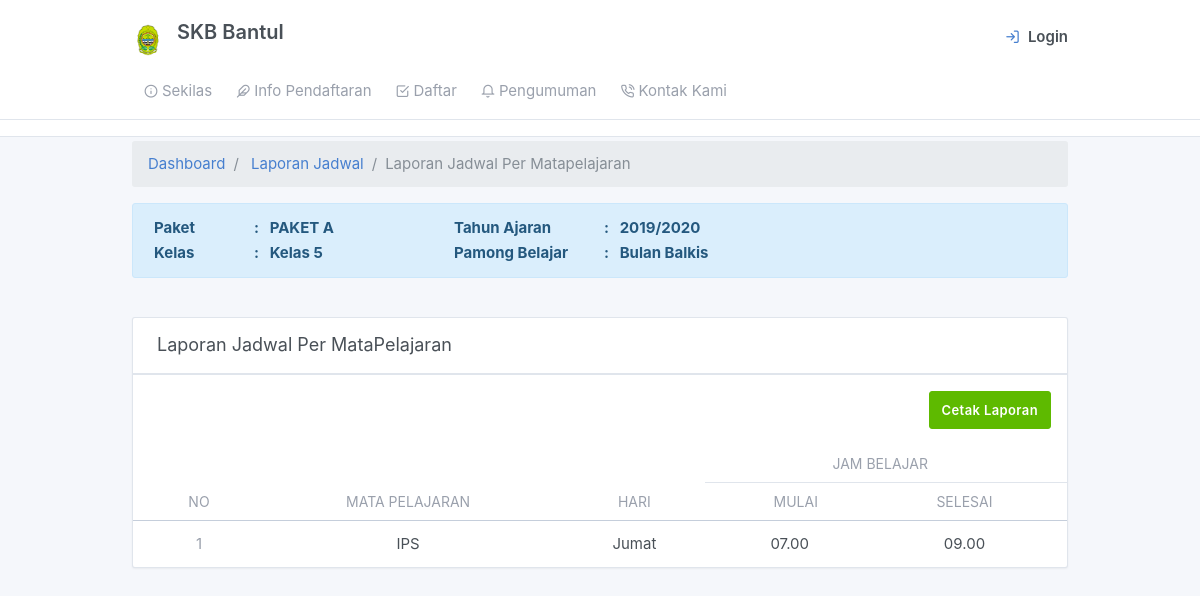
The app's page /admin/laporanjadwal_permapel.php?id=2 with its own data.
### tables this page shows
CREATE TABLE `tb_rombel` (
  `rombel_id` int(11) NOT NULL,
  `ta_id` int(11) NOT NULL,
  `kelas_id` int(11) NOT NULL,
  `nik` char(16) NOT NULL
);

CREATE TABLE `tb_paket` (
  `paket_id` int(11) NOT NULL,
  `paket_nama` char(10) NOT NULL
);

CREATE TABLE `tb_tahunajaran` (
  `ta_id` int(11) NOT NULL,
  `semester_id` int(11) NOT NULL,
  `ta_nama` varchar(12) NOT NULL,
  `ta_status` varchar(12) NOT NULL DEFAULT 'Tidak Aktif'
);

CREATE TABLE `tb_kelas` (
  `kelas_id` int(11) NOT NULL,
  `kelas_nama` varchar(11) NOT NULL,
  `paket_id` int(11) NOT NULL,
  `status` varchar(20) NOT NULL
);

CREATE TABLE `tb_pamong_belajar` (
  `nik` char(16) NOT NULL,
  `pamong_nama` varchar(50) NOT NULL,
  `pamong_tempat_lhr` varchar(30) NOT NULL,
  `pamong_tanggal_lhr` date NOT NULL,
  `pamong_jenkel` enum('Laki-Laki','Perempuan') NOT NULL,
  `pamong_agama` varchar(12) NOT NULL,
  `pamong_alamat` varchar(100) NOT NULL,
  `pamong_no_hp` varchar(14) NOT NULL,
  `pamong_jabatan` enum('Pamong Belajar','Tutor') NOT NULL
);

CREATE TABLE `tb_jadwal` (
  `jadwal_id` int(11) NOT NULL,
  `rombel_id` int(11) DEFAULT NULL,
  `jadwal_hari` varchar(40) NOT NULL DEFAULT '-',
  `mapel_id` int(11) NOT NULL,
  `jadwal_jammulai` varchar(10) NOT NULL DEFAULT '-',
  `jadwal_jamselesai` varchar(10) DEFAULT '-',
  `nik` char(16) NOT NULL
);

CREATE TABLE `tb_mapel` (
  `mapel_id` int(11) NOT NULL,
  `mapel_kode` char(10) NOT NULL,
  `mapel_nama` varchar(50) NOT NULL,
  `mapel_kkm` set('70') NOT NULL,
  `paket_id` int(11) NOT NULL
);

### admin/laporanjadwal_permapel.php (the view, shortened to what this page needs)
<?php include_once "views/main.php";?>
<div class="my-3 my-md-1">
  <div class="container">
  <ol class="breadcrumb">
            <li class="breadcrumb-item">
              <a href="../index.php">Dashboard</a>
            </li>
            <li class="breadcrumb-item">
              <a href="../admin/lap_jadwal.php">Laporan Jadwal</a>
            </li>
            <li class="breadcrumb-item active">Laporan Jadwal Per Matapelajaran</li>
          </ol>
    <?php
	  $sql1=mysqli_query($connect, "SELECT a.rombel_id,c.kelas_nama,f.paket_nama,b.ta_nama,e.pamong_nama FROM tb_rombel a JOIN tb_tahunajaran b ON a.ta_id=b.ta_id JOIN tb_kelas c ON a.kelas_id=c.kelas_id JOIN tb_pamong_belajar e ON a.nik=e.nik JOIN tb_paket f on c.paket_id=f.paket_id WHERE a.ta_id=(SELECT ta_id FROM tb_tahunajaran WHERE ta_status='Aktif') AND a.rombel_id='".$_GET['id']."'");
	  $cek1= mysqli_num_rows($sql1);
	  if($cek1>0){
	  while ($data1= mysqli_fetch_array($sql1)) {
	?>
   <div class="alert alert-info" role="alert">
    <table>
        <tr>
            <th style="text-align:left;" width="100px">Paket </th>
            <th style="text-align:left;" width="120px">: &nbsp&nbsp<?php echo $data1['paket_nama'] ?></th>
            <th style="text-align:left;" width="120px">Tahun Ajaran</th>
            <th style="text-align:left;" width="120px">: &nbsp&nbsp<?php echo $data1['ta_nama'] ?></th>
        </tr>
        <tr>
            <th style="text-align:left;" width="100px">Kelas </th>
            <th style="text-align:left;" width="200px">: &nbsp&nbsp<?php echo $data1['kelas_nama'] ?></th>
            <th style="text-align:left;" width="150px"> Pamong Belajar </th>
            <th style="text-align:left;" width="300px">: &nbsp&nbsp<?php echo $data1['pamong_nama'] ?></th>
        </tr>
    </table>
    </div>
   <br>
    <?php }} ?>
     <div class="">
        <div class="card">
        <div class="card-header">
            <h3 class="card-title">Laporan Jadwal Per MataPelajaran</h3>
          </div>
          <div class="table-responsive">
              <div class="modal-footer">
                <a href="print_lap_jadwal.php?id=<?php echo $data['rombel_id'] ?>"><button class="btn btn-success" type="submit">Cetak Laporan</button></a>
              </div>
            <table border="0px" style="border-collapse: collapse;" class="table card-table table-vcenter text-nowrap" >
              <thead>
                <tr>
                    <th rowspan="2"><center>No</center></th>
                    <th rowspan="2"><center>Mata Pelajaran</center></th>
                    <th rowspan="2"><center>Hari</center></th>
                    <th colspan="2"><center>Jam Belajar</center></th>
                 </tr>
                 <tr>
                    <th><center>Mulai</center></th>
                    <th><center>Selesai</center></th>
                  </tr>
              </thead>
                <tbody>
             <?php
                $no=1;
                $sql=mysqli_query($connect, "SELECT a.jadwal_id,b.mapel_nama,a.jadwal_hari,a.jadwal_jammulai,a.jadwal_jamselesai FROM tb_jadwal a JOIN tb_mapel b ON a.mapel_id=b.mapel_id WHERE a.rombel_id='".$_GET['id']."'");
                $cek= mysqli_num_rows($sql);
                    if($cek>0){
                       while ($data= mysqli_fetch_assoc($sql)) {
              ?>
                <tr>
                  <td align="center"><span class="text-muted"><?php echo $no;?></span></td>
                  <td align="center"><?php echo $data['mapel_nama'] ?><input type="hidden" name="idjadwal[]" value="<?php echo $data['jadwal_id'] ?>"></td>
                  <td align="center"><?php echo $data['jadwal_hari'] ?></td>
                  <td align="center"><?php echo $data['jadwal_jammulai'] ?></td>
                  <td align="center"><?php echo $data['jadwal_jamselesai'] ?></td>
                </tr>
                 <?php $no++;}} ?>
              </tbody>
            </table>
          </div>
        </div>
      </div>
    </div>
  </div>

### records on screen
tb_rombel: tb_paket.paket_nama "PAKET A", ta.ta_nama "2019/2020", kelas.kelas_nama "Kelas 5", nik.pamong_nama "Bulan Balkis"
tb_jadwal: mapel.mapel_nama "IPS", jadwal_hari "Jumat", jadwal_jammulai "07.00", jadwal_jamselesai "09.00"
